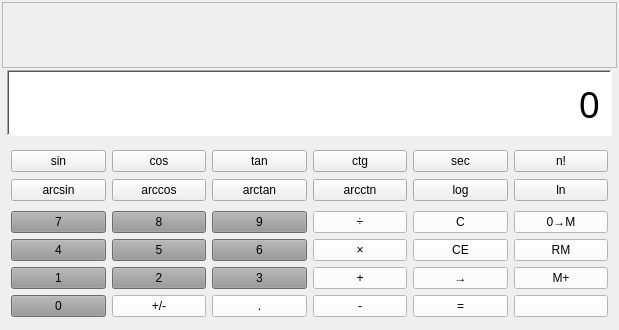
<?xml version="1.0" encoding="UTF-8"?>
<ui version="4.0">
 <class>Form</class>
 <widget class="QWidget" name="Form">
  <property name="windowModality">
   <enum>Qt::ApplicationModal</enum>
  </property>
  <property name="geometry">
   <rect>
    <x>0</x>
    <y>0</y>
    <width>619</width>
    <height>330</height>
   </rect>
  </property>
  <property name="windowTitle">
   <string>计算器</string>
  </property>
  <property name="windowIcon">
   <iconset>
    <normaloff>Resource/Icon1.ico</normaloff>Resource/Icon1.ico</iconset>
  </property>
  <layout class="QVBoxLayout" name="verticalLayout" stretch="0,0,0,0">
   <property name="spacing">
    <number>2</number>
   </property>
   <property name="leftMargin">
    <number>2</number>
   </property>
   <property name="topMargin">
    <number>2</number>
   </property>
   <property name="rightMargin">
    <number>2</number>
   </property>
   <property name="bottomMargin">
    <number>2</number>
   </property>
   <item>
    <widget class="QFrame" name="frame">
     <property name="frameShape">
      <enum>QFrame::StyledPanel</enum>
     </property>
     <property name="frameShadow">
      <enum>QFrame::Raised</enum>
     </property>
     <layout class="QHBoxLayout" name="horizontalLayout">
      <property name="spacing">
       <number>0</number>
      </property>
      <property name="topMargin">
       <number>0</number>
      </property>
      <property name="bottomMargin">
       <number>0</number>
      </property>
      <item>
       <spacer name="horizontalSpacer">
        <property name="orientation">
         <enum>Qt::Horizontal</enum>
        </property>
        <property name="sizeHint" stdset="0">
         <size>
          <width>40</width>
          <height>20</height>
         </size>
        </property>
       </spacer>
      </item>
      <item>
       <widget class="QLabel" name="label">
        <property name="text">
         <string/>
        </property>
        <property name="pixmap">
         <pixmap>Resource/Canon.jpg</pixmap>
        </property>
       </widget>
      </item>
      <item>
       <spacer name="horizontalSpacer_2">
        <property name="orientation">
         <enum>Qt::Horizontal</enum>
        </property>
        <property name="sizeHint" stdset="0">
         <size>
          <width>40</width>
          <height>20</height>
         </size>
        </property>
       </spacer>
      </item>
     </layout>
    </widget>
   </item>
   <item>
    <widget class="QWidget" name="widget_3" native="true">
     <layout class="QHBoxLayout" name="horizontalLayout_2">
      <property name="spacing">
       <number>0</number>
      </property>
      <property name="leftMargin">
       <number>5</number>
      </property>
      <property name="topMargin">
       <number>0</number>
      </property>
      <property name="rightMargin">
       <number>5</number>
      </property>
      <property name="bottomMargin">
       <number>0</number>
      </property>
      <item>
       <widget class="DisplayFrame" name="displayFrame">
        <property name="sizePolicy">
         <sizepolicy hsizetype="Preferred" vsizetype="Preferred">
          <horstretch>0</horstretch>
          <verstretch>1</verstretch>
         </sizepolicy>
        </property>
        <property name="font">
         <font>
          <family>黑体</family>
          <pointsize>28</pointsize>
         </font>
        </property>
        <property name="styleSheet">
         <string notr="true">background-color: rgb(255, 255, 255);</string>
        </property>
        <property name="frameShape">
         <enum>QFrame::WinPanel</enum>
        </property>
        <property name="frameShadow">
         <enum>QFrame::Sunken</enum>
        </property>
        <property name="text">
         <string>0</string>
        </property>
        <property name="alignment">
         <set>Qt::AlignRight|Qt::AlignTrailing|Qt::AlignVCenter</set>
        </property>
        <property name="margin">
         <number>0</number>
        </property>
       </widget>
      </item>
     </layout>
    </widget>
   </item>
   <item>
    <widget class="QWidget" name="widget" native="true">
     <layout class="QGridLayout" name="gridLayout">
      <property name="topMargin">
       <number>11</number>
      </property>
      <property name="bottomMargin">
       <number>0</number>
      </property>
      <item row="1" column="2">
       <widget class="QPushButton" name="btnArctan">
        <property name="autoFillBackground">
         <bool>false</bool>
        </property>
        <property name="text">
         <string>arctan</string>
        </property>
       </widget>
      </item>
      <item row="1" column="0">
       <widget class="QPushButton" name="btnArcsin">
        <property name="autoFillBackground">
         <bool>false</bool>
        </property>
        <property name="text">
         <string>arcsin</string>
        </property>
       </widget>
      </item>
      <item row="1" column="5">
       <widget class="QPushButton" name="btnLn">
        <property name="autoFillBackground">
         <bool>false</bool>
        </property>
        <property name="text">
         <string>ln</string>
        </property>
       </widget>
      </item>
      <item row="1" column="1">
       <widget class="QPushButton" name="btnArccos">
        <property name="autoFillBackground">
         <bool>false</bool>
        </property>
        <property name="text">
         <string>arccos</string>
        </property>
       </widget>
      </item>
      <item row="0" column="1">
       <widget class="QPushButton" name="btnCos">
        <property name="autoFillBackground">
         <bool>false</bool>
        </property>
        <property name="text">
         <string>cos</string>
        </property>
       </widget>
      </item>
      <item row="0" column="5">
       <widget class="QPushButton" name="btnFactorial">
        <property name="autoFillBackground">
         <bool>false</bool>
        </property>
        <property name="text">
         <string>n!</string>
        </property>
       </widget>
      </item>
      <item row="0" column="4">
       <widget class="QPushButton" name="btnSec">
        <property name="sizePolicy">
         <sizepolicy hsizetype="Minimum" vsizetype="Minimum">
          <horstretch>0</horstretch>
          <verstretch>0</verstretch>
         </sizepolicy>
        </property>
        <property name="autoFillBackground">
         <bool>false</bool>
        </property>
        <property name="text">
         <string>sec</string>
        </property>
       </widget>
      </item>
      <item row="1" column="4">
       <widget class="QPushButton" name="btnLog">
        <property name="autoFillBackground">
         <bool>false</bool>
        </property>
        <property name="text">
         <string>log</string>
        </property>
       </widget>
      </item>
      <item row="0" column="0">
       <widget class="QPushButton" name="btnSin">
        <property name="autoFillBackground">
         <bool>false</bool>
        </property>
        <property name="text">
         <string>sin</string>
        </property>
       </widget>
      </item>
      <item row="1" column="3">
       <widget class="QPushButton" name="btnArcctg">
        <property name="autoFillBackground">
         <bool>false</bool>
        </property>
        <property name="text">
         <string>arcctn</string>
        </property>
       </widget>
      </item>
      <item row="0" column="2">
       <widget class="QPushButton" name="btnTan">
        <property name="autoFillBackground">
         <bool>false</bool>
        </property>
        <property name="text">
         <string>tan</string>
        </property>
       </widget>
      </item>
      <item row="0" column="3">
       <widget class="QPushButton" name="btnCtg">
        <property name="autoFillBackground">
         <bool>false</bool>
        </property>
        <property name="text">
         <string>ctg</string>
        </property>
       </widget>
      </item>
     </layout>
    </widget>
   </item>
   <item>
    <widget class="QWidget" name="widget_2" native="true">
     <layout class="QGridLayout" name="gridLayout_2">
      <property name="topMargin">
       <number>5</number>
      </property>
      <property name="bottomMargin">
       <number>11</number>
      </property>
      <item row="2" column="3">
       <widget class="QPushButton" name="btn3">
        <property name="autoFillBackground">
         <bool>false</bool>
        </property>
        <property name="styleSheet">
         <string notr="true">background-color: rgb(150, 150, 150);</string>
        </property>
        <property name="text">
         <string>3</string>
        </property>
        <property name="shortcut">
         <string>3</string>
        </property>
       </widget>
      </item>
      <item row="1" column="3">
       <widget class="QPushButton" name="btn6">
        <property name="autoFillBackground">
         <bool>false</bool>
        </property>
        <property name="styleSheet">
         <string notr="true">background-color: rgb(150, 150, 150);</string>
        </property>
        <property name="text">
         <string>6</string>
        </property>
        <property name="shortcut">
         <string>6</string>
        </property>
       </widget>
      </item>
      <item row="0" column="5">
       <widget class="QPushButton" name="btnClear">
        <property name="autoFillBackground">
         <bool>false</bool>
        </property>
        <property name="styleSheet">
         <string notr="true">background-color: rgb(255,255,255);</string>
        </property>
        <property name="text">
         <string>C</string>
        </property>
       </widget>
      </item>
      <item row="2" column="4">
       <widget class="QPushButton" name="btnAdd">
        <property name="autoFillBackground">
         <bool>false</bool>
        </property>
        <property name="styleSheet">
         <string notr="true">background-color: rgb(255,255,255);</string>
        </property>
        <property name="text">
         <string>+</string>
        </property>
        <property name="shortcut">
         <string>+</string>
        </property>
       </widget>
      </item>
      <item row="2" column="6">
       <widget class="QPushButton" name="btnMemoryAdd">
        <property name="autoFillBackground">
         <bool>false</bool>
        </property>
        <property name="styleSheet">
         <string notr="true">background-color: rgb(255,255,255);</string>
        </property>
        <property name="text">
         <string>M+</string>
        </property>
       </widget>
      </item>
      <item row="0" column="6">
       <widget class="QPushButton" name="btnClearMemory">
        <property name="autoFillBackground">
         <bool>false</bool>
        </property>
        <property name="styleSheet">
         <string notr="true">background-color: rgb(255,255,255);</string>
        </property>
        <property name="text">
         <string>0→M</string>
        </property>
       </widget>
      </item>
      <item row="2" column="1">
       <widget class="QPushButton" name="btn1">
        <property name="autoFillBackground">
         <bool>false</bool>
        </property>
        <property name="styleSheet">
         <string notr="true">background-color: rgb(150, 150, 150);</string>
        </property>
        <property name="text">
         <string>1</string>
        </property>
        <property name="shortcut">
         <string>1</string>
        </property>
       </widget>
      </item>
      <item row="1" column="1">
       <widget class="QPushButton" name="btn4">
        <property name="autoFillBackground">
         <bool>false</bool>
        </property>
        <property name="styleSheet">
         <string notr="true">background-color: rgb(150, 150, 150);</string>
        </property>
        <property name="text">
         <string>4</string>
        </property>
        <property name="shortcut">
         <string>4</string>
        </property>
       </widget>
      </item>
      <item row="0" column="3">
       <widget class="QPushButton" name="btn9">
        <property name="autoFillBackground">
         <bool>false</bool>
        </property>
        <property name="styleSheet">
         <string notr="true">background-color: rgb(150, 150, 150);</string>
        </property>
        <property name="text">
         <string>9</string>
        </property>
        <property name="shortcut">
         <string>9</string>
        </property>
       </widget>
      </item>
      <item row="1" column="2">
       <widget class="QPushButton" name="btn5">
        <property name="autoFillBackground">
         <bool>false</bool>
        </property>
        <property name="styleSheet">
         <string notr="true">background-color: rgb(150, 150, 150);</string>
        </property>
        <property name="text">
         <string>5</string>
        </property>
        <property name="shortcut">
         <string>5</string>
        </property>
       </widget>
      </item>
      <item row="1" column="5">
       <widget class="QPushButton" name="btnCE">
        <property name="autoFillBackground">
         <bool>false</bool>
        </property>
        <property name="styleSheet">
         <string notr="true">background-color: rgb(255,255,255);</string>
        </property>
        <property name="text">
         <string>CE</string>
        </property>
       </widget>
      </item>
      <item row="2" column="2">
       <widget class="QPushButton" name="btn2">
        <property name="autoFillBackground">
         <bool>false</bool>
        </property>
        <property name="styleSheet">
         <string notr="true">background-color: rgb(150, 150, 150);</string>
        </property>
        <property name="text">
         <string>2</string>
        </property>
        <property name="shortcut">
         <string>2</string>
        </property>
       </widget>
      </item>
      <item row="0" column="2">
       <widget class="QPushButton" name="btn8">
        <property name="autoFillBackground">
         <bool>false</bool>
        </property>
        <property name="styleSheet">
         <string notr="true">background-color: rgb(150, 150, 150);</string>
        </property>
        <property name="text">
         <string>8</string>
        </property>
        <property name="shortcut">
         <string>8</string>
        </property>
       </widget>
      </item>
      <item row="0" column="1">
       <widget class="QPushButton" name="btn7">
        <property name="autoFillBackground">
         <bool>false</bool>
        </property>
        <property name="styleSheet">
         <string notr="true">background-color: rgb(150, 150, 150);</string>
        </property>
        <property name="text">
         <string>7</string>
        </property>
        <property name="shortcut">
         <string>7</string>
        </property>
       </widget>
      </item>
      <item row="1" column="6">
       <widget class="QPushButton" name="btnReadMemory">
        <property name="autoFillBackground">
         <bool>false</bool>
        </property>
        <property name="styleSheet">
         <string notr="true">background-color: rgb(255,255,255);</string>
        </property>
        <property name="text">
         <string>RM</string>
        </property>
       </widget>
      </item>
      <item row="0" column="4">
       <widget class="QPushButton" name="btnDivide">
        <property name="autoFillBackground">
         <bool>false</bool>
        </property>
        <property name="styleSheet">
         <string notr="true">background-color: rgb(255,255,255);</string>
        </property>
        <property name="text">
         <string>÷</string>
        </property>
        <property name="shortcut">
         <string>/</string>
        </property>
       </widget>
      </item>
      <item row="1" column="4">
       <widget class="QPushButton" name="btnMultiply">
        <property name="autoFillBackground">
         <bool>false</bool>
        </property>
        <property name="styleSheet">
         <string notr="true">background-color: rgb(255,255,255);</string>
        </property>
        <property name="text">
         <string>×</string>
        </property>
        <property name="shortcut">
         <string>*</string>
        </property>
       </widget>
      </item>
      <item row="3" column="1">
       <widget class="QPushButton" name="btn0">
        <property name="autoFillBackground">
         <bool>false</bool>
        </property>
        <property name="styleSheet">
         <string notr="true">background-color: rgb(150, 150, 150);</string>
        </property>
        <property name="text">
         <string>0</string>
        </property>
        <property name="shortcut">
         <string>0</string>
        </property>
       </widget>
      </item>
      <item row="3" column="2">
       <widget class="QPushButton" name="btnSign">
        <property name="autoFillBackground">
         <bool>false</bool>
        </property>
        <property name="styleSheet">
         <string notr="true">background-color: rgb(255,255,255);</string>
        </property>
        <property name="text">
         <string>+/-</string>
        </property>
       </widget>
      </item>
      <item row="3" column="3">
       <widget class="QPushButton" name="btnPeriod">
        <property name="autoFillBackground">
         <bool>false</bool>
        </property>
        <property name="styleSheet">
         <string notr="true">background-color: rgb(255,255,255);</string>
        </property>
        <property name="text">
         <string>.</string>
        </property>
        <property name="shortcut">
         <string>.</string>
        </property>
       </widget>
      </item>
      <item row="3" column="4">
       <widget class="QPushButton" name="btnMinus">
        <property name="autoFillBackground">
         <bool>false</bool>
        </property>
        <property name="styleSheet">
         <string notr="true">background-color: rgb(255,255,255);</string>
        </property>
        <property name="text">
         <string>-</string>
        </property>
        <property name="shortcut">
         <string>-</string>
        </property>
       </widget>
      </item>
      <item row="3" column="5">
       <widget class="QPushButton" name="btnResult">
        <property name="autoFillBackground">
         <bool>false</bool>
        </property>
        <property name="styleSheet">
         <string notr="true">background-color: rgb(255,255,255);</string>
        </property>
        <property name="text">
         <string>=</string>
        </property>
        <property name="shortcut">
         <string>Return</string>
        </property>
       </widget>
      </item>
      <item row="3" column="6">
       <widget class="QPushButton" name="btnConversion">
        <property name="autoFillBackground">
         <bool>false</bool>
        </property>
        <property name="styleSheet">
         <string notr="true">background-color: rgb(255,255,255);</string>
        </property>
        <property name="text">
         <string/>
        </property>
        <property name="icon">
         <iconset>
          <normaloff>Resource/ARW.ICO</normaloff>Resource/ARW.ICO</iconset>
        </property>
       </widget>
      </item>
      <item row="2" column="5">
       <widget class="QPushButton" name="btnBackspace">
        <property name="autoFillBackground">
         <bool>false</bool>
        </property>
        <property name="styleSheet">
         <string notr="true">background-color: rgb(255,255,255);</string>
        </property>
        <property name="text">
         <string>→</string>
        </property>
        <property name="shortcut">
         <string>Backspace</string>
        </property>
       </widget>
      </item>
     </layout>
    </widget>
   </item>
  </layout>
 </widget>
 <customwidgets>
  <customwidget>
   <class>DisplayFrame</class>
   <extends>QLabel</extends>
   <header>display_frame</header>
  </customwidget>
 </customwidgets>
 <resources/>
 <connections/>
</ui>
